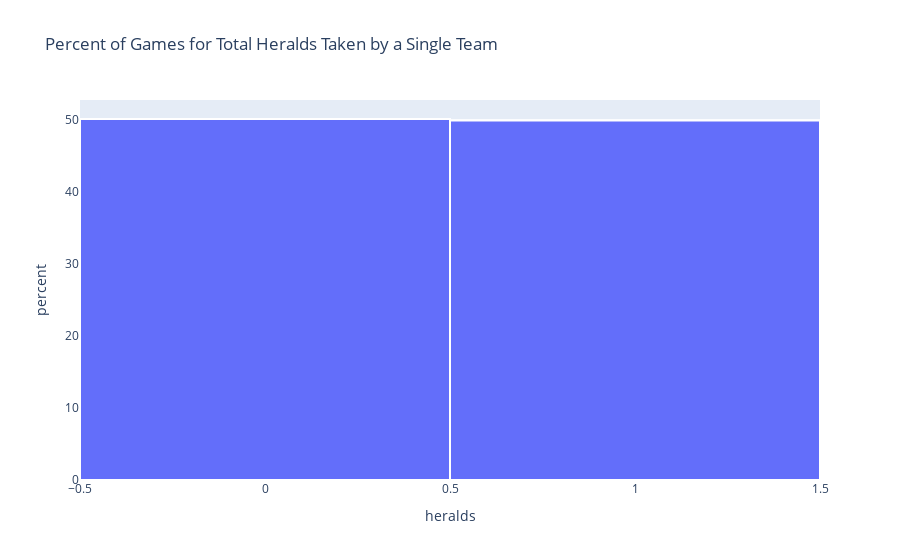

Write notebook code for a chart like this one.
### Code cell
fig = px.histogram(
    final_team_df,
    x="heralds",
    histnorm="percent",
    title="Percent of Games for Total Heralds Taken by a Single Team"
)
fig.update_traces(marker_line_color="white", marker_line_width=2)
fig.show()

### Figure 1 — Plotly figure (JSON) as saved in the notebook; plotly's stock layout.template omitted (floating-point values rounded to 4 significant figures; data arrays with more than 128 entries replaced by an {"elided": "..."} marker saying what was removed)
{"data": [{"alignmentgroup": "True", "bingroup": "x", "histnorm": "percent", "hovertemplate": "heralds=%{x}<br>percent=%{y}<extra></extra>", "legendgroup": "", "marker": {"color": "#636efa", "line": {"color": "white", "width": 2}, "pattern": {"shape": ""}}, "name": "", "offsetgroup": "", "orientation": "v", "showlegend": false, "type": "histogram", "x": {"elided": "19822 int values"}, "xaxis": "x", "yaxis": "y"}], "layout": {"barmode": "relative", "legend": {"tracegroupgap": 0}, "title": {"text": "Percent of Games for Total Heralds Taken by a Single Team"}, "xaxis": {"anchor": "y", "domain": [0, 1], "title": {"text": "heralds"}}, "yaxis": {"anchor": "x", "domain": [0, 1], "title": {"text": "percent"}}}}
